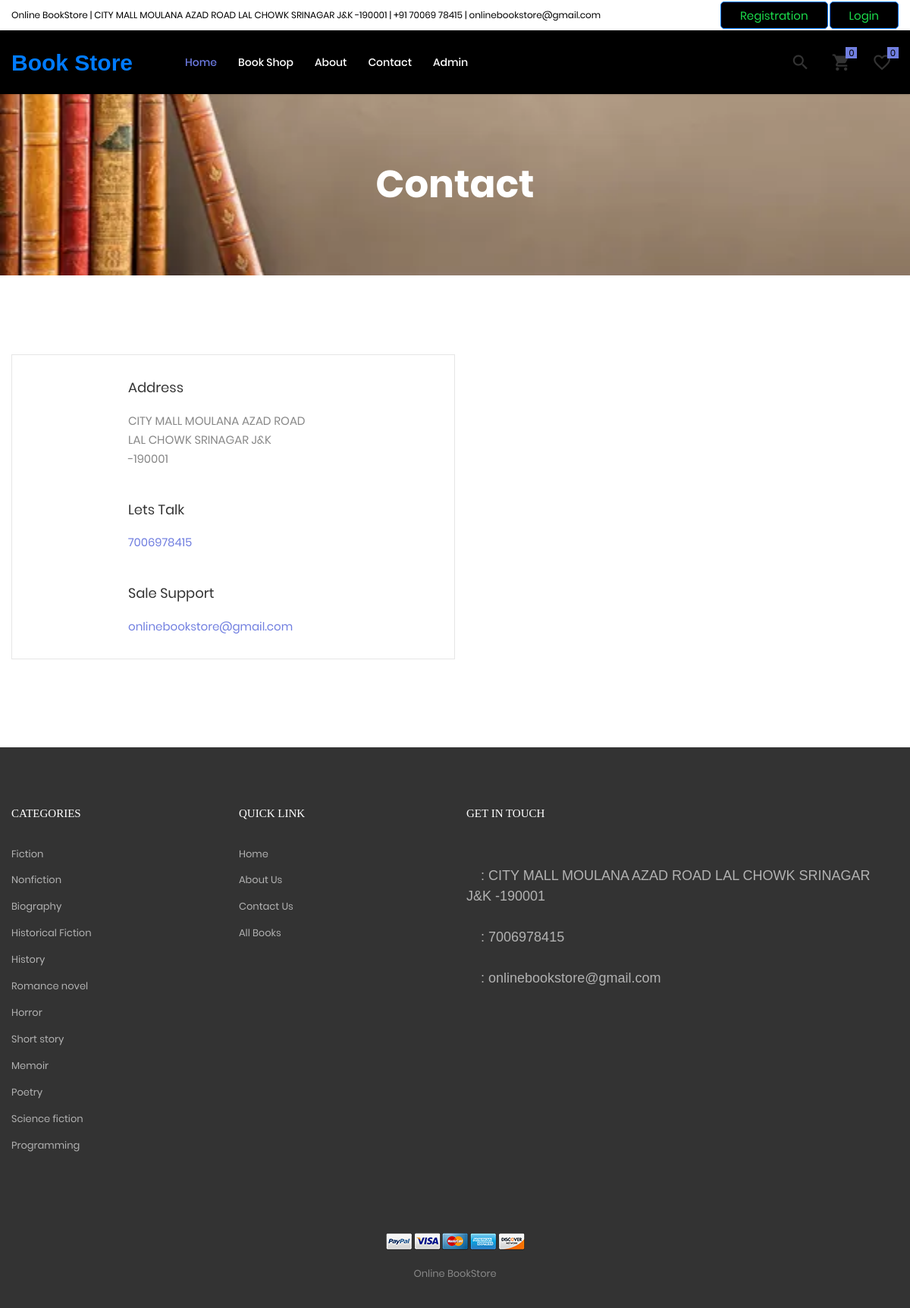
The page /contact.php on the database its author committed.
### tables this page shows
CREATE TABLE `tblpage` (
  `ID` int(10) NOT NULL,
  `PageType` varchar(200) DEFAULT NULL,
  `PageTitle` varchar(200) DEFAULT NULL,
  `PageDescription` mediumtext DEFAULT NULL,
  `Email` varchar(200) DEFAULT NULL,
  `MobileNumber` bigint(10) DEFAULT NULL,
  `UpdationDate` timestamp NULL DEFAULT NULL ON UPDATE current_timestamp()
);

CREATE TABLE `category` (
  `id` int(11) NOT NULL,
  `categoryName` varchar(255) DEFAULT NULL,
  `categoryDescription` longtext DEFAULT NULL,
  `creationDate` timestamp NOT NULL DEFAULT current_timestamp(),
  `updationDate` timestamp NULL DEFAULT NULL ON UPDATE current_timestamp(),
  `createdBy` int(11) DEFAULT NULL
);

### contact.php (the view, shortened to what this page needs)
<?php session_start();
include_once('includes/config.php');
?>
<!DOCTYPE html>
<html lang="en">
<head>
	<link rel="stylesheet" type="text/css" href="vendor/bootstrap/css/bootstrap.min.css">
	<link rel="stylesheet" type="text/css" href="fonts/font-awesome-4.7.0/css/font-awesome.min.css">
	<link rel="stylesheet" type="text/css" href="fonts/iconic/css/material-design-iconic-font.min.css">
	<link rel="stylesheet" type="text/css" href="fonts/linearicons-v1.0.0/icon-font.min.css">
	<link rel="stylesheet" type="text/css" href="vendor/animate/animate.css">
	<link rel="stylesheet" type="text/css" href="vendor/css-hamburgers/hamburgers.min.css">
	<link rel="stylesheet" type="text/css" href="vendor/animsition/css/animsition.min.css">
	<link rel="stylesheet" type="text/css" href="vendor/select2/select2.min.css">
	<link rel="stylesheet" type="text/css" href="vendor/perfect-scrollbar/perfect-scrollbar.css">
	<link rel="stylesheet" type="text/css" href="css/util.css">
	<link rel="stylesheet" type="text/css" href="css/main.css">
</head>
<body class="animsition">
	<?php include_once('includes/header.php');?>
	<section class="bg-img1 txt-center p-lr-15 p-tb-92" style="background-image: url('images/bg-01.jpg');">
		<h2 class="ltext-105 cl0 txt-center">
			Contact
		</h2>
	</section>
	<section class="bg0 p-t-104 p-b-116">
		<div class="container">
			<div class="flex-w flex-tr">
				<div class="size-210 bor10 flex-w flex-col-m p-lr-93 p-tb-30 p-lr-15-lg w-full-md">
					<?php
$ret=mysqli_query($con,"select * from  tblpage where PageType='contactus'");
while ($row=mysqli_fetch_array($ret)) {
?>
					<div class="flex-w w-full p-b-42">
						<span class="fs-18 cl5 txt-center size-211">
							<span class="lnr lnr-map-marker"></span>
						</span>
						<div class="size-212 p-t-2">
							<span class="mtext-110 cl2">
								Address
							</span>
							<p class="stext-115 cl6 size-213 p-t-18">
								<?php  echo $row['PageDescription'];?>
							</p>
						</div>
					</div>
					<div class="flex-w w-full p-b-42">
						<span class="fs-18 cl5 txt-center size-211">
							<span class="lnr lnr-phone-handset"></span>
						</span>
						<div class="size-212 p-t-2">
							<span class="mtext-110 cl2">
								Lets Talk
							</span>
							<p class="stext-115 cl1 size-213 p-t-18">
								<?php  echo $row['MobileNumber'];?>
							</p>
						</div>
					</div>
					<div class="flex-w w-full">
						<span class="fs-18 cl5 txt-center size-211">
							<span class="lnr lnr-envelope"></span>
						</span>
						<div class="size-212 p-t-2">
							<span class="mtext-110 cl2">
								Sale Support
							</span>
							<p class="stext-115 cl1 size-213 p-t-18">
								<?php  echo $row['Email'];?>
							</p>
						</div>
					</div>
				<?php } ?></div>
			</div>
		</div>
	</section>
	<?php include_once('includes/footer.php'); ?>
</body>
</html>

### includes/footer.php (shortened to what this page needs)
<footer class="bg7 p-t-75 p-b-32">
        <div class="container">
            <div class="row">
                <div class="col-sm-6 col-lg-3 p-b-50">
                    <h4 class="stext-301 cl0 p-b-30">
                        Categories
                    </h4>
<?php $query=mysqli_query($con,"select category.id as catid,category.categoryName from category ");
while($row=mysqli_fetch_array($query))
{
?>
                    <ul>
                        <li class="p-b-10">
                            <a href="categorywise-books.php?cid=<?php echo htmlentities($row['catid']);?>" class="stext-107 cl7 hov-cl1 trans-04">
                                <?php echo htmlentities($row['categoryName']);?>
                            </a>
                        </li>
                    </ul><?php } ?>
                </div>
                <div class="col-sm-6 col-lg-3 p-b-50">
                    <h4 class="stext-301 cl0 p-b-30">
                        Quick Link
                    </h4>
                    <ul>
                         <li class="p-b-10">
                            <a href="index.php" class="stext-107 cl7 hov-cl1 trans-04">
                                Home
                            </a>
                        </li>
                        <li class="p-b-10">
                            <a href="about.php" class="stext-107 cl7 hov-cl1 trans-04">
                                About Us
                            </a>
                        </li>
                        <li class="p-b-10">
                            <a href="contact.php" class="stext-107 cl7 hov-cl1 trans-04">
                                Contact Us
                            </a>
                        </li>
                        <li class="p-b-10">
                            <a href="book-shop.php" class="stext-107 cl7 hov-cl1 trans-04">
                                All Books
                            </a>
                        </li>
                    </ul>
                </div>
                <div class="col-sm-6 col-lg-6 p-b-50">
                    <h4 class="stext-301 cl0 p-b-30">
                        GET IN TOUCH
                    </h4>
<?php
$ret=mysqli_query($con,"select * from  tblpage where PageType='contactus'");
while ($row=mysqli_fetch_array($ret)) {
?>
                    <div class="p-t-27">
                        <a href="#" class="fs-18 cl7 hov-cl1 trans-04 m-r-16">
                            <span class="lnr lnr-map-marker"></span> : <?php  echo $row['PageDescription'];?>
                        </a>
                    </div>
                    <div class="p-t-27">
                        <a href="#" class="fs-18 cl7 hov-cl1 trans-04 m-r-16">
                            <span class="lnr lnr-phone-handset"></span> : <?php  echo $row['MobileNumber'];?>
                        </a>
                    </div>
                    <div class="p-t-27">
                        <a href="#" class="fs-18 cl7 hov-cl1 trans-04 m-r-16">
                            <span class="lnr lnr-envelope"></span> : <?php  echo $row['Email'];?>
                        </a>
                    </div><?php } ?>
                </div>
            </div>
            <div class="p-t-40">
                <div class="flex-c-m flex-w p-b-18">
                    <a href="#" class="m-all-1">
                        <img src="images/icons/icon-pay-01.png" alt="ICON-PAY">
                    </a>
                    <a href="#" class="m-all-1">
                        <img src="images/icons/icon-pay-02.png" alt="ICON-PAY">
                    </a>
                    <a href="#" class="m-all-1">
                        <img src="images/icons/icon-pay-03.png" alt="ICON-PAY">
                    </a>
                    <a href="#" class="m-all-1">
                        <img src="images/icons/icon-pay-04.png" alt="ICON-PAY">
                    </a>
                    <a href="#" class="m-all-1">
                        <img src="images/icons/icon-pay-05.png" alt="ICON-PAY">
                    </a>
                </div>
                <p class="stext-107 cl6 txt-center">
Online BookStore
                </p>
            </div>
        </div>
    </footer>

### css/main.css (style rules this page uses)
.container { max-width: 1380px; }
@media (max-width: 1600px) { .container { max-width: 1200px; } }
.cl0 { color: #fff; }
.cl1 { color: #717fe0; }
.cl2 { color: #333; }
.cl5 { color: #222; }
.cl6 { color: #888; }
.cl7 { color: #b2b2b2; }
.stext-107 { font-family: Poppins-Regular; font-size: 13px; line-height: 1.923; }
.stext-115 { font-family: Poppins-Regular; font-size: 15px; line-height: 1.666667; }
.stext-301 { font-family: Montserrat-Bold; font-size: 15px; line-height: 1.6; text-transform: uppercase; }
.mtext-110 { font-family: Poppins-Regular; font-size: 18px; line-height: 1.222222; }
.ltext-105 { font-family: Poppins-Bold; font-size: 50px; line-height: 1.1; }
.size-210 { width: 50%; }
.size-211 { width: 60px; }
.size-212 { width: calc(100% - 60px); }
.size-213 { max-width: 245px; }
.bg0 { background-color: #fff; }
.bg7 { background-color: #333; }
.bg-img1 { background-size: cover; background-position: center center; background-repeat: no-repeat; }
.bor10 { border: 1px solid #e6e6e6; }

### rows shown on the page
tblpage: PageDescription "CITY MALL MOULANA AZAD ROAD LAL CHOWK SRINAGAR J&K -190001", MobileNumber "7006978415", Email "onlinebookstore@gmail.com"
category: categoryName "Fiction"
category: categoryName "Nonfiction"
category: categoryName "Biography"
category: categoryName "Historical Fiction"
category: categoryName "History"
category: categoryName "Romance novel"
category: categoryName "Horror"
category: categoryName "Short story"
category: categoryName "Memoir"
category: categoryName "Poetry"
category: categoryName "Science fiction"
category: categoryName "Programming"
